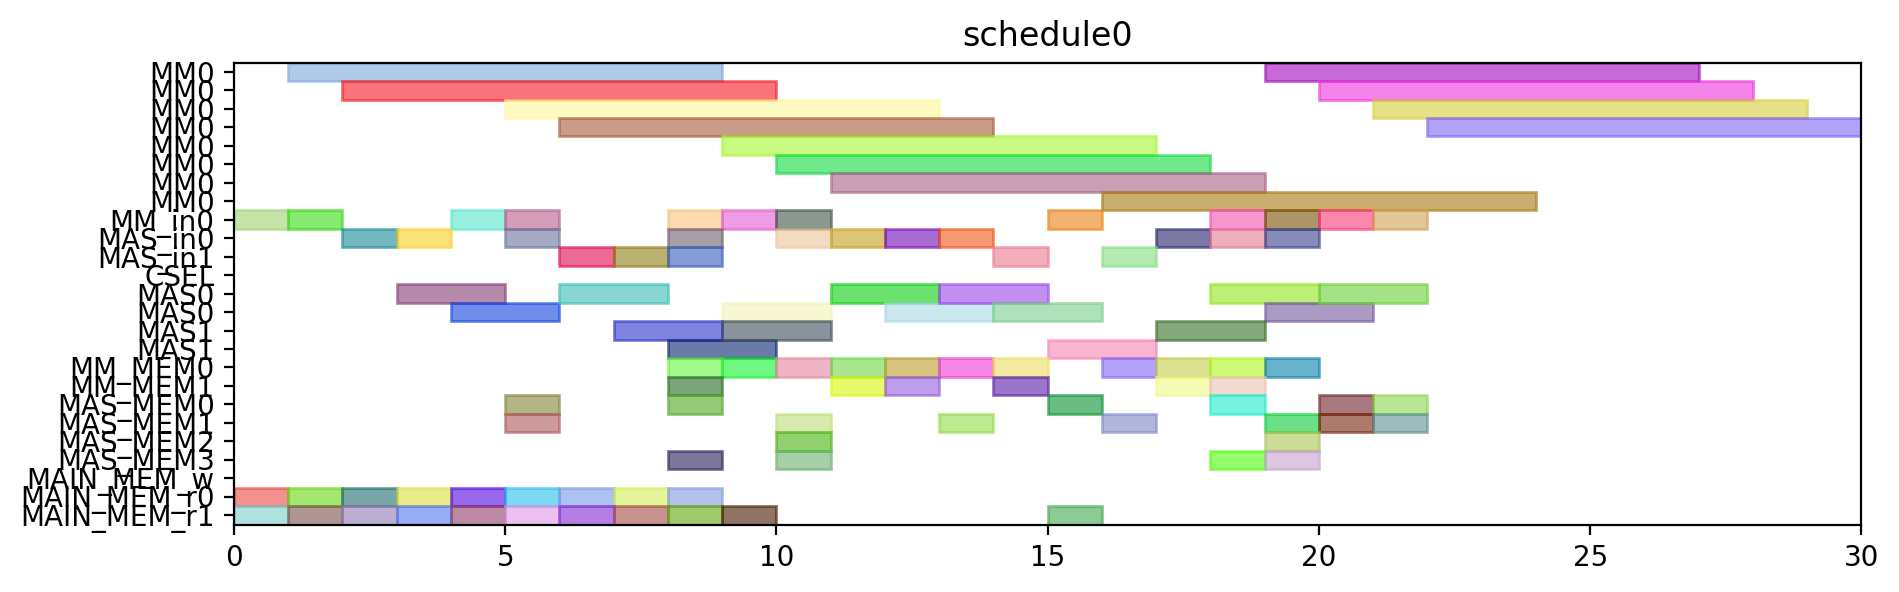

Python code for this plot:
from pyschedule import Scenario, solvers, plotters, alt


def solve():
	horizon = 120
	S = Scenario("schedule0", horizon=horizon)

	# resource
	MM = S.Resources('MM', num=1, size=8)
	MM_in = S.Resources('MM_in', num=1)
	MAS_in = S.Resources('MAS_in', num=2)
	CSEL = S.Resource('CSEL')
	MAS = S.Resources('MAS', num=2, size=2, periods=range(1, horizon))
	MM_MEM = S.Resources('MM_MEM', num=2)
	MAS_MEM = S.Resources('MAS_MEM', num=4)
	MAIN_MEM_w = S.Resource('MAIN_MEM_w', size=1)
	MAIN_MEM_r = S.Resources('MAIN_MEM_r', num=2)

	# result of previous scheduling

	# new tasks
	t0 = S.Task('t0', length=8, delay_cost=1)
	t0 += alt(MM)
	t0_in = S.Task('t0_in', length=1, delay_cost=1)
	t0_in += alt(MM_in)
	S += t0_in*MM_in[0]<=t0*MM[0]
	t0_mem0 = S.Task('t0_mem0', length=1, delay_cost=1)
	t0_mem0 += MAIN_MEM_r[0]
	S += t0_mem0 <= t0

	t0_mem1 = S.Task('t0_mem1', length=1, delay_cost=1)
	t0_mem1 += MAIN_MEM_r[1]
	S += t0_mem1 <= t0

	t1 = S.Task('t1', length=8, delay_cost=1)
	t1 += alt(MM)
	t1_in = S.Task('t1_in', length=1, delay_cost=1)
	t1_in += alt(MM_in)
	S += t1_in*MM_in[0]<=t1*MM[0]
	t1_mem0 = S.Task('t1_mem0', length=1, delay_cost=1)
	t1_mem0 += MAIN_MEM_r[0]
	S += t1_mem0 <= t1

	t1_mem1 = S.Task('t1_mem1', length=1, delay_cost=1)
	t1_mem1 += MAIN_MEM_r[1]
	S += t1_mem1 <= t1

	t2 = S.Task('t2', length=8, delay_cost=1)
	t2 += alt(MM)
	t2_in = S.Task('t2_in', length=1, delay_cost=1)
	t2_in += alt(MM_in)
	S += t2_in*MM_in[0]<=t2*MM[0]
	t2_mem0 = S.Task('t2_mem0', length=1, delay_cost=1)
	t2_mem0 += MAIN_MEM_r[0]
	S += t2_mem0 <= t2

	t2_mem1 = S.Task('t2_mem1', length=1, delay_cost=1)
	t2_mem1 += MAIN_MEM_r[1]
	S += t2_mem1 <= t2

	t3 = S.Task('t3', length=2, delay_cost=1)
	t3 += alt(MAS)
	t3_in = S.Task('t3_in', length=1, delay_cost=1)
	t3_in += alt(MAS_in)
	S += t3_in*MAS_in[0]<=t3*MAS[0]

	S += t3_in*MAS_in[1]<=t3*MAS[1]

	t3_mem0 = S.Task('t3_mem0', length=1, delay_cost=1)
	t3_mem0 += MAIN_MEM_r[0]
	S += t3_mem0 <= t3

	t3_mem1 = S.Task('t3_mem1', length=1, delay_cost=1)
	t3_mem1 += MAIN_MEM_r[1]
	S += t3_mem1 <= t3

	t4 = S.Task('t4', length=2, delay_cost=1)
	t4 += alt(MAS)
	t4_in = S.Task('t4_in', length=1, delay_cost=1)
	t4_in += alt(MAS_in)
	S += t4_in*MAS_in[0]<=t4*MAS[0]

	S += t4_in*MAS_in[1]<=t4*MAS[1]

	t4_mem0 = S.Task('t4_mem0', length=1, delay_cost=1)
	t4_mem0 += MAIN_MEM_r[0]
	S += t4_mem0 <= t4

	t4_mem1 = S.Task('t4_mem1', length=1, delay_cost=1)
	t4_mem1 += MAIN_MEM_r[1]
	S += t4_mem1 <= t4

	t8 = S.Task('t8', length=2, delay_cost=1)
	t8 += alt(MAS)
	t8_in = S.Task('t8_in', length=1, delay_cost=1)
	t8_in += alt(MAS_in)
	S += t8_in*MAS_in[0]<=t8*MAS[0]

	S += t8_in*MAS_in[1]<=t8*MAS[1]

	t8_mem0 = S.Task('t8_mem0', length=1, delay_cost=1)
	t8_mem0 += MAIN_MEM_r[0]
	S += t8_mem0 <= t8

	t8_mem1 = S.Task('t8_mem1', length=1, delay_cost=1)
	t8_mem1 += MAIN_MEM_r[1]
	S += t8_mem1 <= t8

	t9 = S.Task('t9', length=2, delay_cost=1)
	t9 += alt(MAS)
	t9_in = S.Task('t9_in', length=1, delay_cost=1)
	t9_in += alt(MAS_in)
	S += t9_in*MAS_in[0]<=t9*MAS[0]

	S += t9_in*MAS_in[1]<=t9*MAS[1]

	t9_mem0 = S.Task('t9_mem0', length=1, delay_cost=1)
	t9_mem0 += MAIN_MEM_r[0]
	S += t9_mem0 <= t9

	t9_mem1 = S.Task('t9_mem1', length=1, delay_cost=1)
	t9_mem1 += MAIN_MEM_r[1]
	S += t9_mem1 <= t9

	t13 = S.Task('t13', length=2, delay_cost=1)
	t13 += alt(MAS)
	t13_in = S.Task('t13_in', length=1, delay_cost=1)
	t13_in += alt(MAS_in)
	S += t13_in*MAS_in[0]<=t13*MAS[0]

	S += t13_in*MAS_in[1]<=t13*MAS[1]

	t13_mem0 = S.Task('t13_mem0', length=1, delay_cost=1)
	t13_mem0 += MAIN_MEM_r[0]
	S += t13_mem0 <= t13

	t13_mem1 = S.Task('t13_mem1', length=1, delay_cost=1)
	t13_mem1 += MAIN_MEM_r[1]
	S += t13_mem1 <= t13

	t14 = S.Task('t14', length=2, delay_cost=1)
	t14 += alt(MAS)
	t14_in = S.Task('t14_in', length=1, delay_cost=1)
	t14_in += alt(MAS_in)
	S += t14_in*MAS_in[0]<=t14*MAS[0]

	S += t14_in*MAS_in[1]<=t14*MAS[1]

	t14_mem0 = S.Task('t14_mem0', length=1, delay_cost=1)
	t14_mem0 += MAIN_MEM_r[0]
	S += t14_mem0 <= t14

	t14_mem1 = S.Task('t14_mem1', length=1, delay_cost=1)
	t14_mem1 += MAIN_MEM_r[1]
	S += t14_mem1 <= t14

	t5 = S.Task('t5', length=8, delay_cost=1)
	t5 += alt(MM)
	t5_in = S.Task('t5_in', length=1, delay_cost=1)
	t5_in += alt(MM_in)
	S += t5_in*MM_in[0]<=t5*MM[0]
	t5_mem0 = S.Task('t5_mem0', length=1, delay_cost=1)
	t5_mem0 += alt(MAS_MEM)
	S += (t3*MAS[0])-1 < t5_mem0*MAS_MEM[0]
	S += (t3*MAS[1])-1 < t5_mem0*MAS_MEM[2]
	S += t5_mem0 <= t5

	t5_mem1 = S.Task('t5_mem1', length=1, delay_cost=1)
	t5_mem1 += alt(MAS_MEM)
	S += (t4*MAS[0])-1 < t5_mem1*MAS_MEM[1]
	S += (t4*MAS[1])-1 < t5_mem1*MAS_MEM[3]
	S += t5_mem1 <= t5

	t6 = S.Task('t6', length=2, delay_cost=1)
	t6 += alt(MAS)
	t6_in = S.Task('t6_in', length=1, delay_cost=1)
	t6_in += alt(MAS_in)
	S += t6_in*MAS_in[0]<=t6*MAS[0]

	S += t6_in*MAS_in[1]<=t6*MAS[1]

	t6_mem0 = S.Task('t6_mem0', length=1, delay_cost=1)
	t6_mem0 += alt(MM_MEM)
	S += (t0*MM[0])-1 < t6_mem0*MM_MEM[0]
	S += t6_mem0 <= t6

	t6_mem1 = S.Task('t6_mem1', length=1, delay_cost=1)
	t6_mem1 += alt(MM_MEM)
	S += (t1*MM[0])-1 < t6_mem1*MM_MEM[1]
	S += t6_mem1 <= t6

	t10 = S.Task('t10', length=8, delay_cost=1)
	t10 += alt(MM)
	t10_in = S.Task('t10_in', length=1, delay_cost=1)
	t10_in += alt(MM_in)
	S += t10_in*MM_in[0]<=t10*MM[0]
	t10_mem0 = S.Task('t10_mem0', length=1, delay_cost=1)
	t10_mem0 += alt(MAS_MEM)
	S += (t8*MAS[0])-1 < t10_mem0*MAS_MEM[0]
	S += (t8*MAS[1])-1 < t10_mem0*MAS_MEM[2]
	S += t10_mem0 <= t10

	t10_mem1 = S.Task('t10_mem1', length=1, delay_cost=1)
	t10_mem1 += alt(MAS_MEM)
	S += (t9*MAS[0])-1 < t10_mem1*MAS_MEM[1]
	S += (t9*MAS[1])-1 < t10_mem1*MAS_MEM[3]
	S += t10_mem1 <= t10

	t11 = S.Task('t11', length=2, delay_cost=1)
	t11 += alt(MAS)
	t11_in = S.Task('t11_in', length=1, delay_cost=1)
	t11_in += alt(MAS_in)
	S += t11_in*MAS_in[0]<=t11*MAS[0]

	S += t11_in*MAS_in[1]<=t11*MAS[1]

	t11_mem0 = S.Task('t11_mem0', length=1, delay_cost=1)
	t11_mem0 += alt(MM_MEM)
	S += (t1*MM[0])-1 < t11_mem0*MM_MEM[0]
	S += t11_mem0 <= t11

	t11_mem1 = S.Task('t11_mem1', length=1, delay_cost=1)
	t11_mem1 += alt(MM_MEM)
	S += (t2*MM[0])-1 < t11_mem1*MM_MEM[1]
	S += t11_mem1 <= t11

	t15 = S.Task('t15', length=8, delay_cost=1)
	t15 += alt(MM)
	t15_in = S.Task('t15_in', length=1, delay_cost=1)
	t15_in += alt(MM_in)
	S += t15_in*MM_in[0]<=t15*MM[0]
	t15_mem0 = S.Task('t15_mem0', length=1, delay_cost=1)
	t15_mem0 += alt(MAS_MEM)
	S += (t13*MAS[0])-1 < t15_mem0*MAS_MEM[0]
	S += (t13*MAS[1])-1 < t15_mem0*MAS_MEM[2]
	S += t15_mem0 <= t15

	t15_mem1 = S.Task('t15_mem1', length=1, delay_cost=1)
	t15_mem1 += alt(MAS_MEM)
	S += (t14*MAS[0])-1 < t15_mem1*MAS_MEM[1]
	S += (t14*MAS[1])-1 < t15_mem1*MAS_MEM[3]
	S += t15_mem1 <= t15

	t16 = S.Task('t16', length=2, delay_cost=1)
	t16 += alt(MAS)
	t16_in = S.Task('t16_in', length=1, delay_cost=1)
	t16_in += alt(MAS_in)
	S += t16_in*MAS_in[0]<=t16*MAS[0]

	S += t16_in*MAS_in[1]<=t16*MAS[1]

	t16_mem0 = S.Task('t16_mem0', length=1, delay_cost=1)
	t16_mem0 += alt(MM_MEM)
	S += (t0*MM[0])-1 < t16_mem0*MM_MEM[0]
	S += t16_mem0 <= t16

	t16_mem1 = S.Task('t16_mem1', length=1, delay_cost=1)
	t16_mem1 += alt(MM_MEM)
	S += (t2*MM[0])-1 < t16_mem1*MM_MEM[1]
	S += t16_mem1 <= t16

	t18 = S.Task('t18', length=2, delay_cost=1)
	t18 += alt(MAS)
	t18_in = S.Task('t18_in', length=1, delay_cost=1)
	t18_in += alt(MAS_in)
	S += t18_in*MAS_in[0]<=t18*MAS[0]

	S += t18_in*MAS_in[1]<=t18*MAS[1]

	t18_mem0 = S.Task('t18_mem0', length=1, delay_cost=1)
	t18_mem0 += alt(MM_MEM)
	S += (t0*MM[0])-1 < t18_mem0*MM_MEM[0]
	S += t18_mem0 <= t18

	t18_mem1 = S.Task('t18_mem1', length=1, delay_cost=1)
	t18_mem1 += alt(MM_MEM)
	S += (t0*MM[0])-1 < t18_mem1*MM_MEM[1]
	S += t18_mem1 <= t18

	t20 = S.Task('t20', length=8, delay_cost=1)
	t20 += alt(MM)
	t20_in = S.Task('t20_in', length=1, delay_cost=1)
	t20_in += alt(MM_in)
	S += t20_in*MM_in[0]<=t20*MM[0]
	t20_mem0 = S.Task('t20_mem0', length=1, delay_cost=1)
	t20_mem0 += alt(MM_MEM)
	S += (t2*MM[0])-1 < t20_mem0*MM_MEM[0]
	S += t20_mem0 <= t20

	t20_mem1 = S.Task('t20_mem1', length=1, delay_cost=1)
	t20_mem1 += MAIN_MEM_r[1]
	S += t20_mem1 <= t20

	t7 = S.Task('t7', length=2, delay_cost=1)
	t7 += alt(MAS)
	t7_in = S.Task('t7_in', length=1, delay_cost=1)
	t7_in += alt(MAS_in)
	S += t7_in*MAS_in[0]<=t7*MAS[0]

	S += t7_in*MAS_in[1]<=t7*MAS[1]

	t7_mem0 = S.Task('t7_mem0', length=1, delay_cost=1)
	t7_mem0 += alt(MM_MEM)
	S += (t5*MM[0])-1 < t7_mem0*MM_MEM[0]
	S += t7_mem0 <= t7

	t7_mem1 = S.Task('t7_mem1', length=1, delay_cost=1)
	t7_mem1 += alt(MAS_MEM)
	S += (t6*MAS[0])-1 < t7_mem1*MAS_MEM[1]
	S += (t6*MAS[1])-1 < t7_mem1*MAS_MEM[3]
	S += t7_mem1 <= t7

	t12 = S.Task('t12', length=2, delay_cost=1)
	t12 += alt(MAS)
	t12_in = S.Task('t12_in', length=1, delay_cost=1)
	t12_in += alt(MAS_in)
	S += t12_in*MAS_in[0]<=t12*MAS[0]

	S += t12_in*MAS_in[1]<=t12*MAS[1]

	t12_mem0 = S.Task('t12_mem0', length=1, delay_cost=1)
	t12_mem0 += alt(MM_MEM)
	S += (t10*MM[0])-1 < t12_mem0*MM_MEM[0]
	S += t12_mem0 <= t12

	t12_mem1 = S.Task('t12_mem1', length=1, delay_cost=1)
	t12_mem1 += alt(MAS_MEM)
	S += (t11*MAS[0])-1 < t12_mem1*MAS_MEM[1]
	S += (t11*MAS[1])-1 < t12_mem1*MAS_MEM[3]
	S += t12_mem1 <= t12

	t17 = S.Task('t17', length=2, delay_cost=1)
	t17 += alt(MAS)
	t17_in = S.Task('t17_in', length=1, delay_cost=1)
	t17_in += alt(MAS_in)
	S += t17_in*MAS_in[0]<=t17*MAS[0]

	S += t17_in*MAS_in[1]<=t17*MAS[1]

	t17_mem0 = S.Task('t17_mem0', length=1, delay_cost=1)
	t17_mem0 += alt(MM_MEM)
	S += (t15*MM[0])-1 < t17_mem0*MM_MEM[0]
	S += t17_mem0 <= t17

	t17_mem1 = S.Task('t17_mem1', length=1, delay_cost=1)
	t17_mem1 += alt(MAS_MEM)
	S += (t16*MAS[0])-1 < t17_mem1*MAS_MEM[1]
	S += (t16*MAS[1])-1 < t17_mem1*MAS_MEM[3]
	S += t17_mem1 <= t17

	t19 = S.Task('t19', length=2, delay_cost=1)
	t19 += alt(MAS)
	t19_in = S.Task('t19_in', length=1, delay_cost=1)
	t19_in += alt(MAS_in)
	S += t19_in*MAS_in[0]<=t19*MAS[0]

	S += t19_in*MAS_in[1]<=t19*MAS[1]

	t19_mem0 = S.Task('t19_mem0', length=1, delay_cost=1)
	t19_mem0 += alt(MM_MEM)
	S += (t0*MM[0])-1 < t19_mem0*MM_MEM[0]
	S += t19_mem0 <= t19

	t19_mem1 = S.Task('t19_mem1', length=1, delay_cost=1)
	t19_mem1 += alt(MAS_MEM)
	S += (t18*MAS[0])-1 < t19_mem1*MAS_MEM[1]
	S += (t18*MAS[1])-1 < t19_mem1*MAS_MEM[3]
	S += t19_mem1 <= t19

	t21 = S.Task('t21', length=2, delay_cost=1)
	t21 += alt(MAS)
	t21_in = S.Task('t21_in', length=1, delay_cost=1)
	t21_in += alt(MAS_in)
	S += t21_in*MAS_in[0]<=t21*MAS[0]

	S += t21_in*MAS_in[1]<=t21*MAS[1]

	t21_mem0 = S.Task('t21_mem0', length=1, delay_cost=1)
	t21_mem0 += alt(MM_MEM)
	S += (t1*MM[0])-1 < t21_mem0*MM_MEM[0]
	S += t21_mem0 <= t21

	t21_mem1 = S.Task('t21_mem1', length=1, delay_cost=1)
	t21_mem1 += alt(MM_MEM)
	S += (t20*MM[0])-1 < t21_mem1*MM_MEM[1]
	S += t21_mem1 <= t21

	t22 = S.Task('t22', length=2, delay_cost=1)
	t22 += alt(MAS)
	t22_in = S.Task('t22_in', length=1, delay_cost=1)
	t22_in += alt(MAS_in)
	S += t22_in*MAS_in[0]<=t22*MAS[0]

	S += t22_in*MAS_in[1]<=t22*MAS[1]

	t22_mem0 = S.Task('t22_mem0', length=1, delay_cost=1)
	t22_mem0 += alt(MM_MEM)
	S += (t1*MM[0])-1 < t22_mem0*MM_MEM[0]
	S += t22_mem0 <= t22

	t22_mem1 = S.Task('t22_mem1', length=1, delay_cost=1)
	t22_mem1 += alt(MM_MEM)
	S += (t20*MM[0])-1 < t22_mem1*MM_MEM[1]
	S += t22_mem1 <= t22

	t23 = S.Task('t23', length=8, delay_cost=1)
	t23 += alt(MM)
	t23_in = S.Task('t23_in', length=1, delay_cost=1)
	t23_in += alt(MM_in)
	S += t23_in*MM_in[0]<=t23*MM[0]
	t23_mem0 = S.Task('t23_mem0', length=1, delay_cost=1)
	t23_mem0 += alt(MAS_MEM)
	S += (t17*MAS[0])-1 < t23_mem0*MAS_MEM[0]
	S += (t17*MAS[1])-1 < t23_mem0*MAS_MEM[2]
	S += t23_mem0 <= t23

	t23_mem1 = S.Task('t23_mem1', length=1, delay_cost=1)
	t23_mem1 += MAIN_MEM_r[1]
	S += t23_mem1 <= t23

	t25 = S.Task('t25', length=8, delay_cost=1)
	t25 += alt(MM)
	t25_in = S.Task('t25_in', length=1, delay_cost=1)
	t25_in += alt(MM_in)
	S += t25_in*MM_in[0]<=t25*MM[0]
	t25_mem0 = S.Task('t25_mem0', length=1, delay_cost=1)
	t25_mem0 += alt(MAS_MEM)
	S += (t7*MAS[0])-1 < t25_mem0*MAS_MEM[0]
	S += (t7*MAS[1])-1 < t25_mem0*MAS_MEM[2]
	S += t25_mem0 <= t25

	t25_mem1 = S.Task('t25_mem1', length=1, delay_cost=1)
	t25_mem1 += alt(MAS_MEM)
	S += (t22*MAS[0])-1 < t25_mem1*MAS_MEM[1]
	S += (t22*MAS[1])-1 < t25_mem1*MAS_MEM[3]
	S += t25_mem1 <= t25

	t27 = S.Task('t27', length=8, delay_cost=1)
	t27 += alt(MM)
	t27_in = S.Task('t27_in', length=1, delay_cost=1)
	t27_in += alt(MM_in)
	S += t27_in*MM_in[0]<=t27*MM[0]
	t27_mem0 = S.Task('t27_mem0', length=1, delay_cost=1)
	t27_mem0 += alt(MAS_MEM)
	S += (t22*MAS[0])-1 < t27_mem0*MAS_MEM[0]
	S += (t22*MAS[1])-1 < t27_mem0*MAS_MEM[2]
	S += t27_mem0 <= t27

	t27_mem1 = S.Task('t27_mem1', length=1, delay_cost=1)
	t27_mem1 += alt(MAS_MEM)
	S += (t21*MAS[0])-1 < t27_mem1*MAS_MEM[1]
	S += (t21*MAS[1])-1 < t27_mem1*MAS_MEM[3]
	S += t27_mem1 <= t27

	t28 = S.Task('t28', length=8, delay_cost=1)
	t28 += alt(MM)
	t28_in = S.Task('t28_in', length=1, delay_cost=1)
	t28_in += alt(MM_in)
	S += t28_in*MM_in[0]<=t28*MM[0]
	t28_mem0 = S.Task('t28_mem0', length=1, delay_cost=1)
	t28_mem0 += alt(MAS_MEM)
	S += (t19*MAS[0])-1 < t28_mem0*MAS_MEM[0]
	S += (t19*MAS[1])-1 < t28_mem0*MAS_MEM[2]
	S += t28_mem0 <= t28

	t28_mem1 = S.Task('t28_mem1', length=1, delay_cost=1)
	t28_mem1 += alt(MAS_MEM)
	S += (t7*MAS[0])-1 < t28_mem1*MAS_MEM[1]
	S += (t7*MAS[1])-1 < t28_mem1*MAS_MEM[3]
	S += t28_mem1 <= t28

	t29 = S.Task('t29', length=8, delay_cost=1)
	t29 += alt(MM)
	t29_in = S.Task('t29_in', length=1, delay_cost=1)
	t29_in += alt(MM_in)
	S += t29_in*MM_in[0]<=t29*MM[0]
	t29_mem0 = S.Task('t29_mem0', length=1, delay_cost=1)
	t29_mem0 += alt(MAS_MEM)
	S += (t21*MAS[0])-1 < t29_mem0*MAS_MEM[0]
	S += (t21*MAS[1])-1 < t29_mem0*MAS_MEM[2]
	S += t29_mem0 <= t29

	t29_mem1 = S.Task('t29_mem1', length=1, delay_cost=1)
	t29_mem1 += alt(MAS_MEM)
	S += (t12*MAS[0])-1 < t29_mem1*MAS_MEM[1]
	S += (t12*MAS[1])-1 < t29_mem1*MAS_MEM[3]
	S += t29_mem1 <= t29

	solvers.mip.solve(S,msg=1,kind='CPLEX',ratio_gap=1.01)

	solution = [['hoge']*len(S.solution()[1]) for i in range(len(S.solution()))]
	for i in range(len(S.solution())):
		for j in range(len(S.solution()[i])):
			solution[i][j]=str(S.solution()[i][j])
	print(solution)

	cycles = int(solution[-1][3])

	pic_file_name = "/mnt/rose/usr1/fukuda/ABE/multiRAM_multiMAS_16mux/scheduling_result/stage8MM1_stage2MAS2/EP_ADD_A_0/schedule0.png"
	if(S.solution() != []):
		plotters.matplotlib.plot(S,img_filename=pic_file_name, show_task_labels=False, fig_size=(cycles*0.25+3, 3))

	return solution
